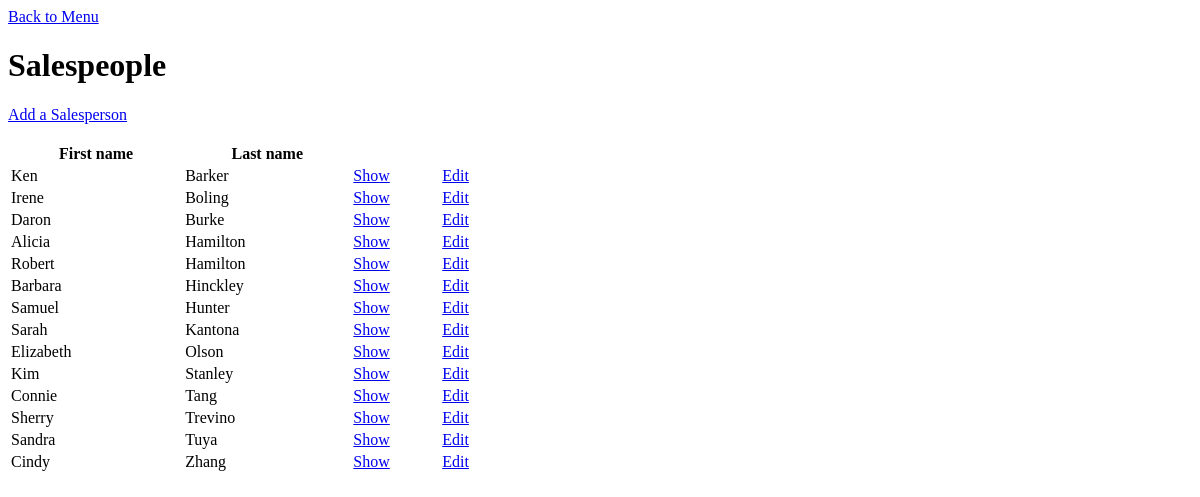
Page /staff/salespeople/index.php on the earlier database version.
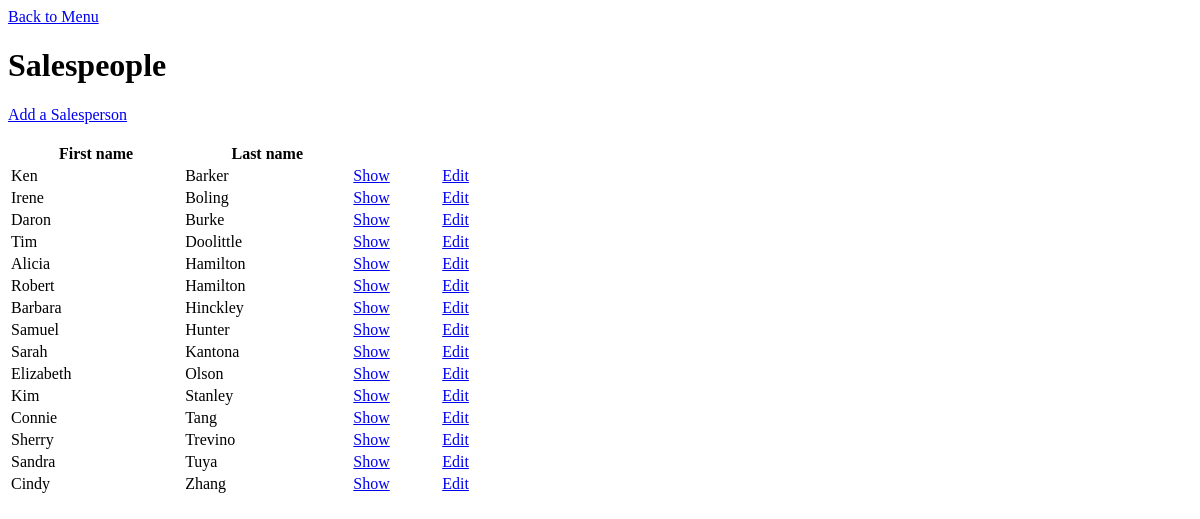
Same page on the later database version.
### tables this page shows
CREATE TABLE `salespeople` (
  `id` int(11) NOT NULL AUTO_INCREMENT,
  `first_name` varchar(255) DEFAULT NULL,
  `last_name` varchar(255) DEFAULT NULL,
  `phone` varchar(255) DEFAULT NULL,
  `email` varchar(255) DEFAULT NULL,
  PRIMARY KEY (`id`)
);

### private/query_functions.php (called while the page is built, shortened)
<?php
  function find_all_salespeople() {
    global $db;
    $sql = "SELECT * FROM salespeople ";
    $sql .= "ORDER BY last_name ASC, first_name ASC;";
    $salespeople_result = db_query($db, $sql);
    return $salespeople_result;
  }
?>

### private/database.php (called while the page is built, shortened)
<?php
  function db_query($connection, $sql) {
    $result_set = mysqli_query($connection, $sql);
    return $result_set;
  }
  function db_fetch_assoc($result_set) {
    return mysqli_fetch_assoc($result_set);
  }
?>

### private/functions.php (called while the page is built, shortened)
<?php
  function h($string="") {
    return htmlspecialchars($string);
  }
  function u($string="") {
    return urlencode($string);
  }
?>

### public/staff/salespeople/index.php (the view, shortened to what this page needs)
<?php include(SHARED_PATH . '/header.php'); ?>
<div id="main-content">
  <a href="../index.php">Back to Menu</a><br />
  <h1>Salespeople</h1>
  <a href="new.php">Add a Salesperson</a><br />
  <br />
  <?php
    $salespeople_result = find_all_salespeople();
    echo "<table id=\"salespeople\" style=\"width: 500px;\">";
    echo "<tr>";
    echo "<th>First name</th>";
    echo "<th>Last name</th>";
    echo "<th></th>";
    echo "<th></th>";
    echo "</tr>";
    while($salesperson = db_fetch_assoc($salespeople_result)) {
      echo "<tr>";
      echo "<td>" . h($salesperson['first_name']) . "</td>";
      echo "<td>" . h($salesperson['last_name']) . "</td>";
      echo "<td>";
      echo "<a href=\"show.php?id=" . u($salesperson['id']) . "\">Show</a>";
      echo "</td>";
      echo "<td>";
      echo "<a href=\"edit.php?id=" . u($salesperson['id']) ."\">Edit</a>";
      echo "</td>";
      echo "</tr>";
    }
    echo "</table>";
  ?>
</div>
<?php include(SHARED_PATH . '/footer.php'); ?>

Differences in the rows shown:
added salespeople: first_name "Tim", last_name "Doolittle"
